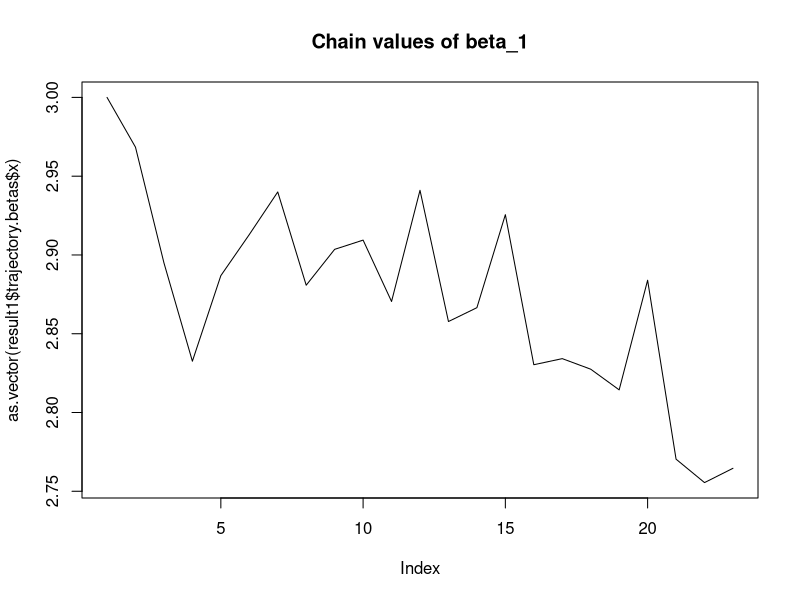
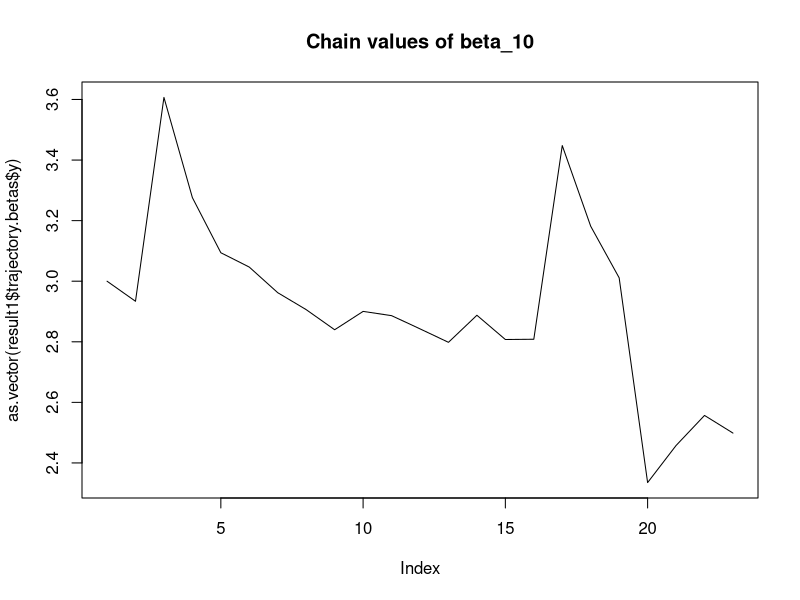
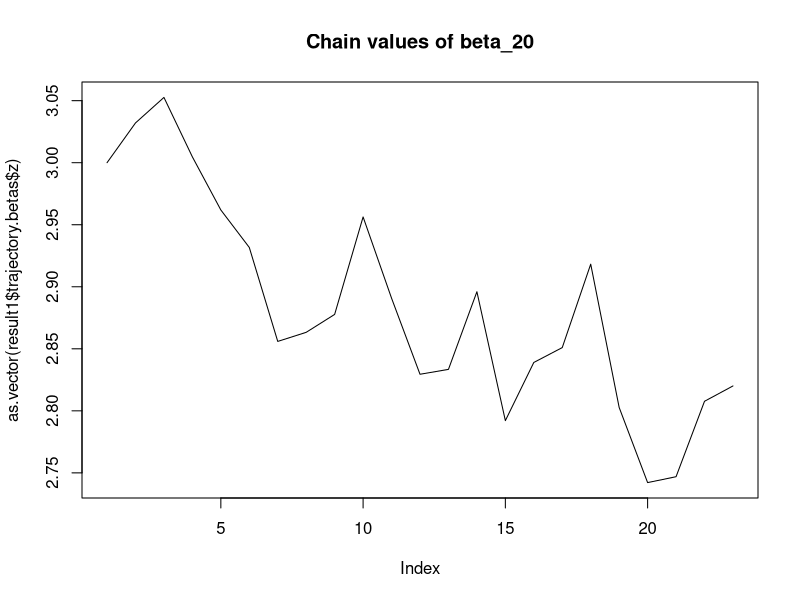
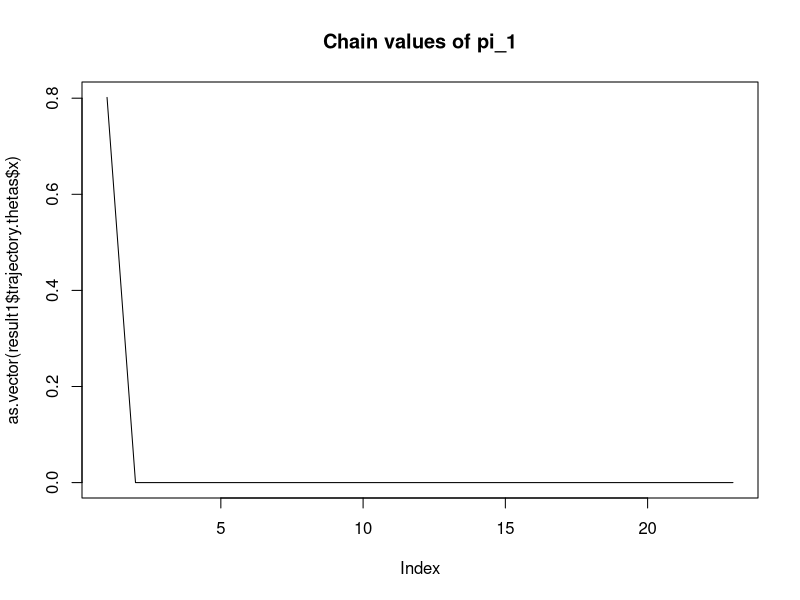
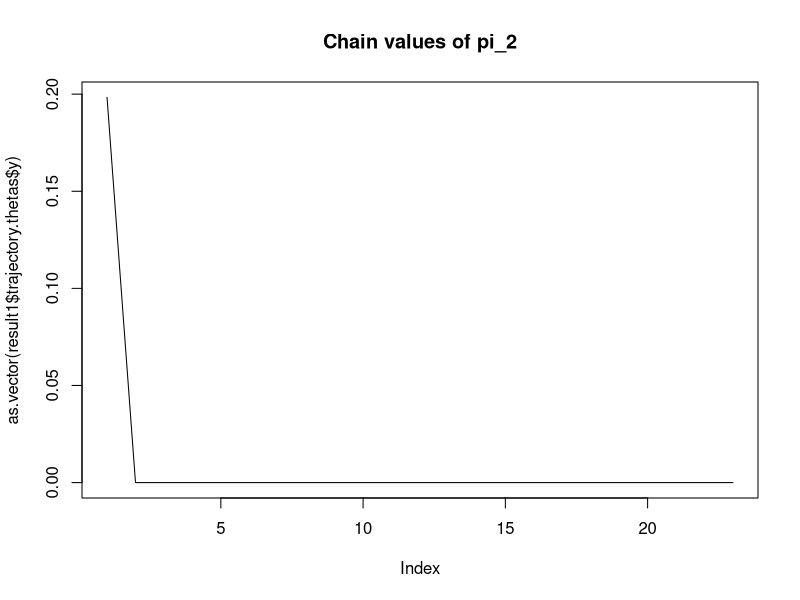

Generate these figures, in order, with R:
library(MASS)
library(ggplot2)
library(grid)
set.seed(62)

layout <- function(x, y) viewport(layout.pos.row = x, layout.pos.col = y)

arrange <- function(..., nrow=NULL, ncol=NULL) {
  dots <- list(...)
  n <- length(dots)
  if (is.null(nrow) & is.null(ncol)) { 
    nrow = floor(n/2); 
    ncol = ceiling(n/nrow)
  }
  if (is.null(nrow)) {
    nrow = ceiling(n/ncol)
  }
  if (is.null(ncol)) {
    ncol = ceiling(n/nrow)
  }
  grid.newpage()
  pushViewport(viewport(layout = grid.layout(nrow,ncol)))
  ii.p <- 1
  for (ii.row in seq(1, nrow)) {
    ii.table.row <- ii.row
    for (ii.col in seq(1, ncol)) {
      ii.table <- ii.p
      if (ii.p > n) 
        break
      print(dots[[ii.table]], vp = layout(ii.table.row, ii.col))
      ii.p <- ii.p + 1
    }
  }
}

#DATA SIMULATION
rasch.modelling <- function(persons, items) {
  n.items <- length(items)
  n.persons <- length(persons)
  fsmat <- outer(persons, items, "-")
  psolve <- exp(fsmat)/(1 + exp(fsmat))
  R <- (matrix(runif(n.items*n.persons),n.persons,n.items) < psolve)*1
  R
}

npersons <- 100
nitems <- 20
ndiscrete <- 2
discrete.space <- c(2, 5) 
prob <- c(0.1, 0.9)
sampleDist = function(n, prob) { 
  sample(x = discrete.space, n, replace = T, prob)
} 

persons <- sampleDist(npersons, prob)
items <- rnorm(nitems, mean = 0, sd = 1)
rmdata <- rasch.modelling(persons, items)
Y <- t(rmdata)


#APPROXIMATIONS
thetas.s <- unique(runif(4*ndiscrete))[1:ndiscrete]
thetas.s <- thetas.s/sum(thetas.s)
betas.s <- rep(3, nitems) 

#UITLS
probability <- function(beta, theta) {
  return(1 / (1 + exp(beta - theta)))
}

regularized.log.likelihood <- function(x, n, r, iter_count) { # equation 16
  kk <- 0.4
  lambda <- 1
  P <- outer(x, discrete.space, probability)
  bet <- rep(0, nitems) 
  for (j in (1:nitems)) {
    bet.k <- rep(0, ndiscrete) 
    for (k in (1:ndiscrete)) {
      bet.k[k] <- r[j,k]*log(P)[j,k] + (n[k] - r[j,k])*log(1 - P)[j,k]
    }
    bet[j] <- sum(bet.k) 
  }
  res <- sum(bet) - lambda*kk^iter_count*(sum(x^2))
  #res <- sum(bet) - lambda*k^iter_count*(1/nitems)*sum(dnorm(x, log = T)*dnorm(x))
  return(res)
}


eps <- 10^-6
trajectory.thetas <- data.frame(x = thetas.s[1], y = thetas.s[2])
trajectory.betas <- data.frame(x = betas.s[1], y = betas.s[10], z = betas.s[20])
#P -- matrix w/ probabilities JxK (nitems x ndisrete)
#Y -- response matrix JxN  (nitems x npersons)
#pi_s -- vector of length K (ndiscrete)
#r_s -- matrix JxK (nitems x ndisrete)

EM <- function(betas.s, thetas.s, discrete.space, npersons, nitems, ndiscrete, Y) { 
  k <- 0.4
  lambda <- 1
  old.likelihood <- 1
  new.likelihood <- 0
  iter_count <- 0
  # E STEP  
  while (abs(new.likelihood - old.likelihood) > eps) {
    iter_count <- iter_count + 1
    persons.s <- prob
    Y.s <- t(rasch.modelling(persons.s, betas.s))
    n <- sapply(discrete.space,  function(x) sum(persons.s == x))
    r <- sapply(discrete.space, function(x)  {
      if (length(which(persons.s == x)) == 1) {
        Y.s[, which(persons.s == x)]
      } else {
        rowSums(Y.s[, which(persons.s == x)])
      }
    })
    # M STEP
    thetas.s <- n/npersons
    opt <- optim(betas.s, 
                 regularized.log.likelihood, 
                 NULL, 
                 n, r, iter_count,
                 method = "Nelder-Mead", 
                 control = c(maxit = 100, reltol = 1e-8, alpha = 1.0, 
                             beta = 0.5, gamma = 2.0, fnscale = -1)
    )
    betas.s <- opt$par
    if (thetas.s[1] != 1) {
      trajectory.thetas <- rbind(trajectory.thetas, thetas.s)
      trajectory.betas <- rbind(trajectory.betas, c(betas.s[1], betas.s[10], betas.s[20]))
    }
    old.likelihood <- new.likelihood
    new.likelihood <- opt$value
    print("iteration")
    print(iter_count)
    print(betas.s)
    print(thetas.s)
    print(new.likelihood)
  }
  "amount of iterations done:"
  iter_count
  "last loglikelihood value"
  new.likelihood
  "true beta:"
  items
  "estimated beta:" 
  betas.s
  "fitdistr beta:"
  fitdistr(betas.s, "normal")
  "true theta:"
  c(0.4, 0.6)
  "estimated theta:"
  thetas.s
  return(list("beta" = betas.s, "theta" = thetas.s, "trajectory.thetas" = trajectory.thetas, "trajectory.betas" = trajectory.betas)) 
}
result1 <- EM(betas.s, thetas.s, discrete.space, npersons, nitems, ndiscrete, Y)
plot(as.vector(result1$trajectory.betas$x), type = "l",  main = "Chain values of beta_1")
plot(as.vector(result1$trajectory.betas$y), type = "l",  main = "Chain values of beta_10")
plot(as.vector(result1$trajectory.betas$z), type = "l",  main = "Chain values of beta_20")
plot(as.vector(result1$trajectory.thetas$x), type = "l",  main = "Chain values of pi_1")
plot(as.vector(result1$trajectory.thetas$y), type = "l",  main = "Chain values of pi_2")
